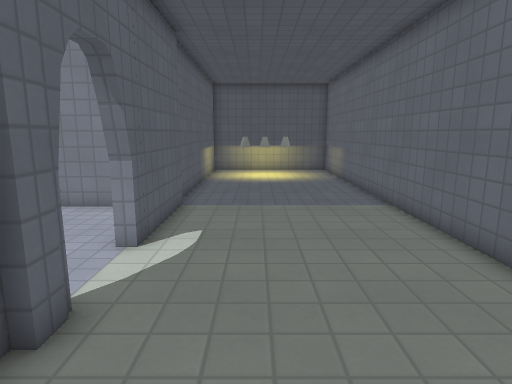
[1] (above)

14 first-person views from a walk through a level from a Godot 3-D game. The camera is 1.3 m above the floor, tilts 10° down and sees 75° across. The floor is counted in squares, 0.5 m on a side. Each view is taken from the middle of a square. On the plan, view 1 faces up. The plan holds only what a view shows up to about 20 squares ahead; the rest is blank. The place goes on beyond the plan. Characters and animated objects are left out. Door leaves are left out where a doorway can be walked through. Surface patterns are stand-ins for the level's own textures.

[2]
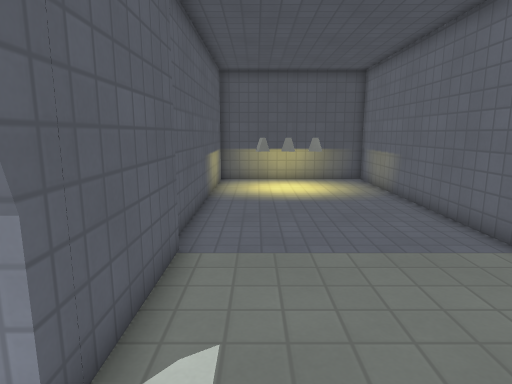

[3]
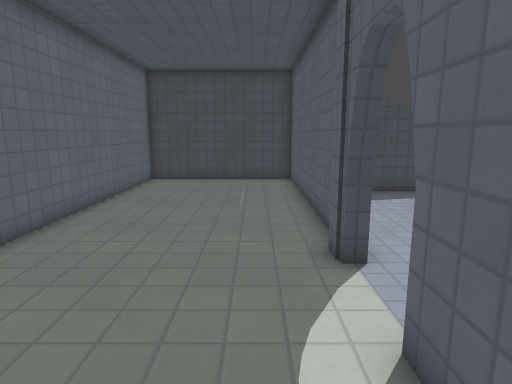

[4]
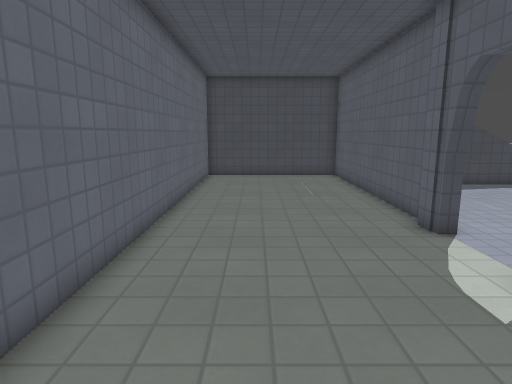

[5]
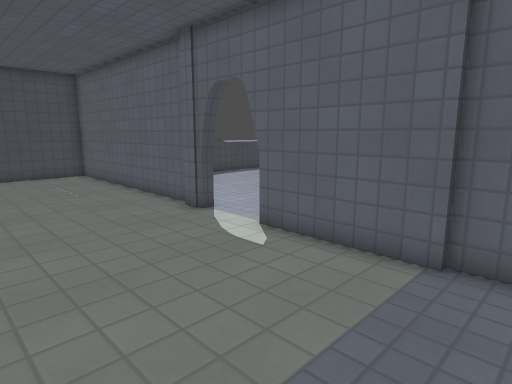

[6]
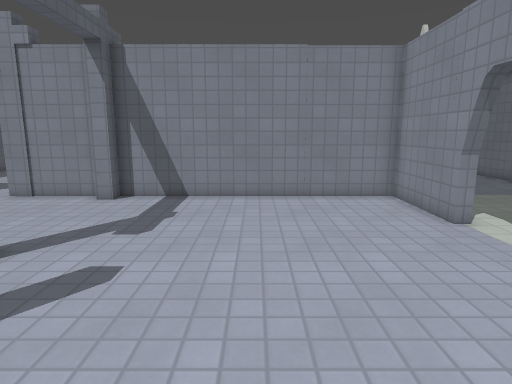

[7]
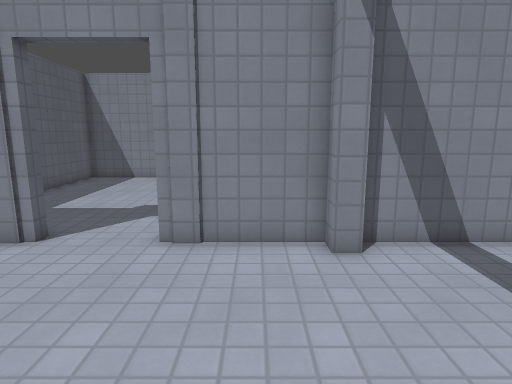

[8]
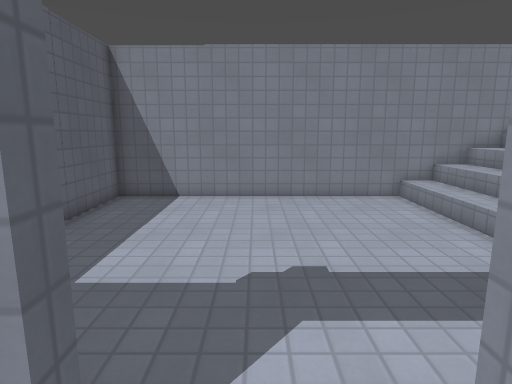

[9]
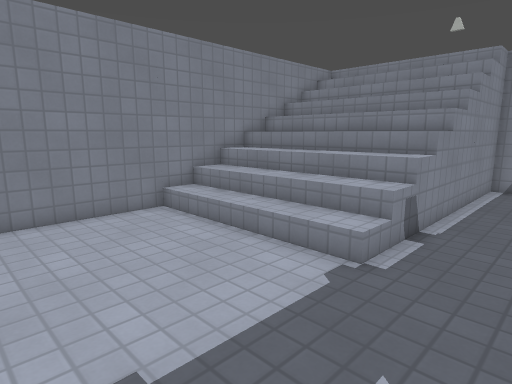

[10]
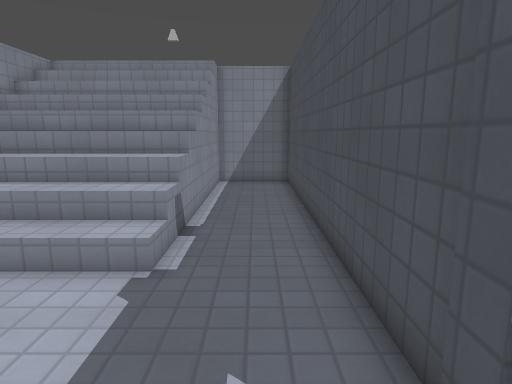

[11]
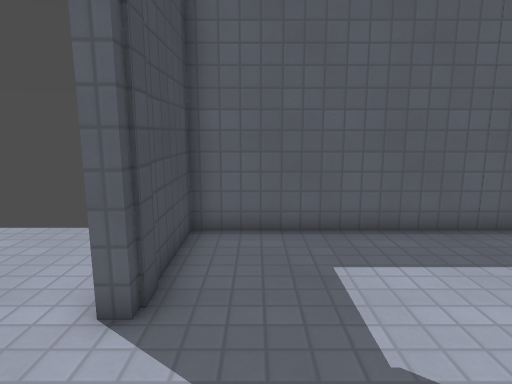

[12]
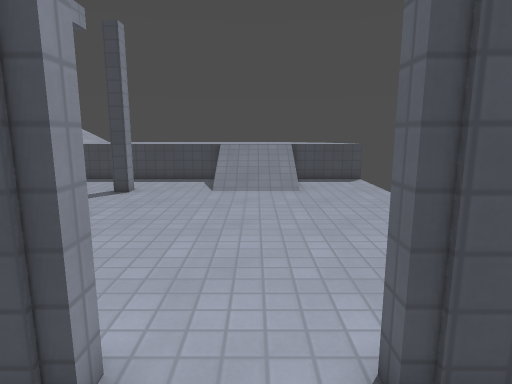

[13]
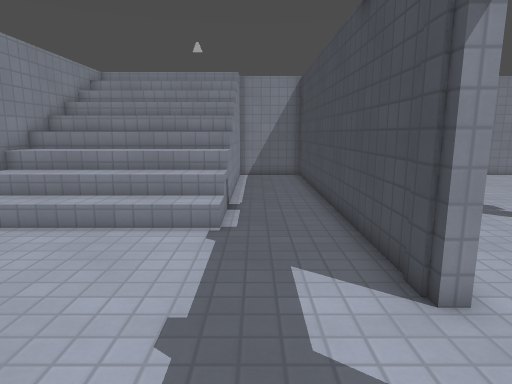

[14]
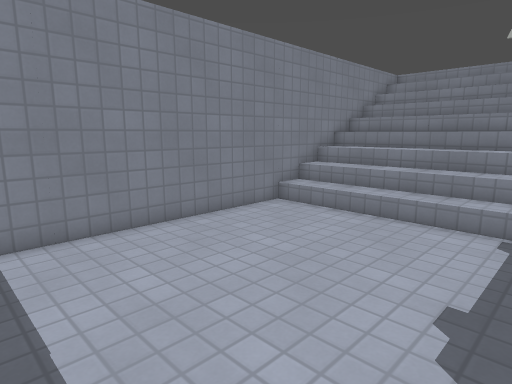

### Floor plan
Key: @ floor where view 1 was taken; # wall or solid block; . main floor; : floor 1 m higher than the main floor; / step, stairs or slope; D open door; = window, fence, low wall or low ledge; O other object.
Columns run from 27 left of view 1 to 5 right of it. Each row starts with its distance up from view 1.
 24 ###################===   ########
 23 #...........////// ///  /.......#
 22 #...........////// ///  /.......#
 21 #...........////// ///  /.OOOO..#
 20 #...........////// ///  /.......#
 19 #...........////// ///  /.......#
 18 #...........////// ///  /.......#
 17 #...........////// ///  /.......#
 16 #.........../==////////./.......#
 15 #.......................#.......#
 14 #.......................#.......#
 13 #.......................#.......#
 12 #####DDD#################.......#
 11   ......................#.......#
 10  .......................#.......#
  9  .......................#.......#
  8  .......................#.......#
  7  ...............................#
  6   ..............................#
  5   ..............................#
  4   ......................#.......#
  3  .......................#.......#
  2  .......................#.......#
  1  .......................#.......#
  0  ...........#..  .......#..@....#
 -1  .../////......   ..... #.......#
 -2  .../////.... .  .....  #.......#
 -3  .../////.... .. .....  #.......#
 -4 #::::::::::::::: ////   /.......#
 -5                         /.......#
 -6                         /.......#
 -7                         /.......#
 -8                          ########

Positions as (right, up) in squares from view 1, and headings:
1: (0, 0), facing up
2: (-1, 5), facing up
3: (-1, 11), facing down
4: (2, 13), facing down
5: (4, 14), facing down-left
6: (-9, -2), facing up
7: (-17, 4), facing up
8: (-21, 10), facing up
9: (-21, 13), facing up-right
10: (-21, 14), facing right
11: (-18, 14), facing left
12: (-21, 15), facing down
13: (-24, 15), facing right
14: (-25, 15), facing up-right
